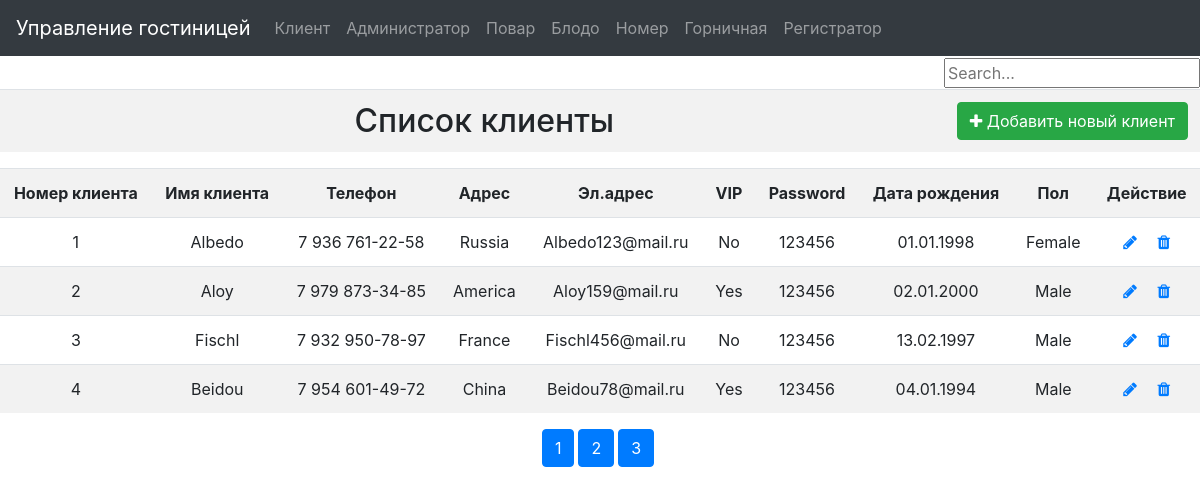
The page / on the database its author committed.
### tables this page shows
CREATE TABLE `customers` (
  `customer_id` int(11) NOT NULL,
  `customer_name` varchar(50) NOT NULL,
  `customer_phone` varchar(20) DEFAULT NULL,
  `customer_address` varchar(255) DEFAULT NULL,
  `customer_email` varchar(50) NOT NULL,
  `customer_vip` int(11) NOT NULL,
  `customer_password` varchar(50) NOT NULL,
  `customer_birthday` varchar(20) DEFAULT NULL,
  `customer_gender` int(11) DEFAULT NULL
);

### index.php (the view, shortened to what this page needs)
<?php
include_once('connection.php');
$number_per_page = 4;
if (isset($_GET["page"])) {
    $page = $_GET["page"];
} else {
    $page = 1;
}
$start_from = ($page - 1) * $number_per_page;
$sql = "SELECT * FROM customers limit $start_from, $number_per_page";
$result = $mysqli->query($sql);
?>
<!DOCTYPE html>
<html lang="en">
<head>
    <link rel="stylesheet" href="https://stackpath.bootstrapcdn.com/bootstrap/4.5.2/css/bootstrap.min.css">
    <link rel="stylesheet" href="https://maxcdn.bootstrapcdn.com/font-awesome/4.7.0/css/font-awesome.min.css">
    <link rel="stylesheet" href="https://cdn.jsdelivr.net/npm/bootstrap@4.6.2/dist/css/bootstrap.min.css">
</head>
<body>
<div class="form-inline">
    <form method="POST">
        <input tupe="text" id="search" placeholder="Search...">
    </form>
</div>
<div id="getdata">
    <table class="table table-striped text-center">
        <tr>
            <th colspan="10">
                <h2 style="display: inline;">Список клиенты</h2>
                <a href="AddClient.php" class="btn btn-success pull-right"><i class="fa fa-plus"></i> Добавить новый клиент</a>
            </th>
        </tr>
        <table class="table table-striped text-center">
            <t>
                <th scope="col">Номер клиента</th>
                <th scope="col">Имя клиента</th>
                <th scope="col">Телефон</th>
                <th scope="col">Адрес</th>
                <th scope="col">Эл.адрес</th>
                <th scope="col">VIP</th>
                <th scope="col">Password</th>
                <th scope="col">Дата рождения</th>
                <th scope="col">Пол</th>
                <th scope="col">Действие</th>
            </t>
            <?php while ($row = $result->fetch_assoc()) {
                ?>
                <tr>
                    <td><?php echo $row['customer_id'] ?></td>
                    <td><?php echo $row['customer_name'] ?></td>
                    <td><?php echo $row['customer_phone'] ?></td>
                    <td><?php echo $row['customer_address'] ?></td>
                    <td><?php echo $row['customer_email'] ?></td>
                    <td><?php echo ($row['customer_vip'] == "1") ? "Yes" : "No"; ?></td>
                    <td><?php echo $row['customer_password'] ?></td>
                    <td><?php echo $row['customer_birthday'] ?></td>
                    <td><?php echo ($row['customer_gender'] == "1") ? "Female" : "Male"; ?></td>
                    <td>
                        <a href="UpdateClient.php?id=<?php echo $row['customer_id'] ?>" class="mr-3"
                           title="Update Record" data-toggle="tooltip"><span class="fa fa-pencil"></span></a>
                        <a href="DeleteClient.php?id=<?php echo $row['customer_id'] ?>" title="Delete Record"
                           data-toggle="tooltip"><span class="fa fa-trash"></span></a>
                    </td>
                </tr>
            <?php }
            ?>
        </table>
    </table>
</div>
<p class="text-center">
    <?php
    $sql = "select * from customers";
    $result = $mysqli->query($sql);
    $total_records = $result->num_rows;
    $total_pages = ceil($total_records / $number_per_page);
    for ($i = 1; $i <= $total_pages; $i++) {
        echo "<a class='btn btn-primary mr-1' role='button' href='index.php?page=" . $i . "'>" . $i . "</a>";
    }
    ?>
</p>
</body>
</html>

### rows shown on the page
customers: customer_id "1", customer_name "Albedo", customer_phone "7 936 761-22-58", customer_address "Russia", customer_email "Albedo123@mail.ru", customer_vip "No", customer_password "123456", customer_birthday "01.01.1998", customer_gender "Female"
customers: customer_id "2", customer_name "Aloy", customer_phone "7 979 873-34-85", customer_address "America", customer_email "Aloy159@mail.ru", customer_vip "Yes", customer_password "123456", customer_birthday "02.01.2000", customer_gender "Male"
customers: customer_id "3", customer_name "Fischl", customer_phone "7 932 950-78-97", customer_address "France", customer_email "Fischl456@mail.ru", customer_vip "No", customer_password "123456", customer_birthday "13.02.1997", customer_gender "Male"
customers: customer_id "4", customer_name "Beidou", customer_phone "7 954 601-49-72", customer_address "China", customer_email "Beidou78@mail.ru", customer_vip "Yes", customer_password "123456", customer_birthday "04.01.1994", customer_gender "Male"
